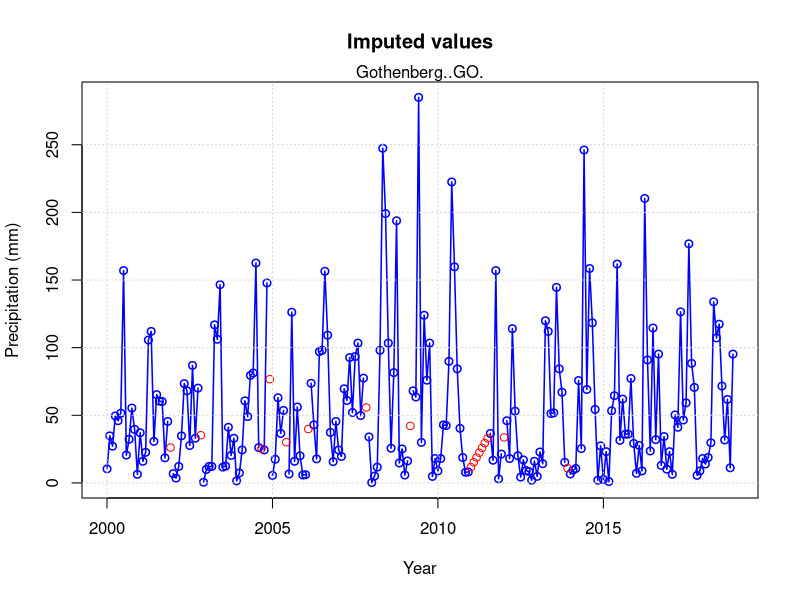
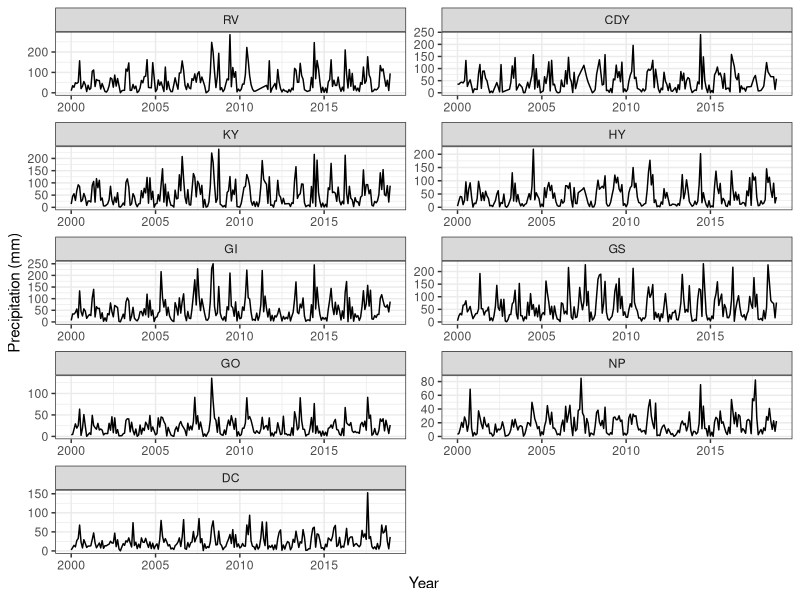

Write R code to recreate these figures, in order.
############----------------Data Processing-------------------------------------------------######
## This program takes the selected precipitation time series with missing values and
## uses linear interpolation to replace the missing values. 
## This program also plots graphs to visualize the original precipitation after using 
## interpolation

## Setting up the project
setwd("C:/Users/Aastha/Desktop/GWProject")
list.of.packages <- c("ggplot2", "forecast","reshape2","dplyr")
new.packages <- list.of.packages[!(list.of.packages %in% installed.packages()[,"Package"])]
if(length(new.packages)) install.packages(new.packages)


## Read the data containing groundwater levels with missing values
prec <- read.csv(file ="Data_Processing/Precipitation_with_missinggaps.csv",header = TRUE)
head(prec)

## Count the missing values
na_count <-sapply(prec, function(y) sum(length(which(is.na(y)))))
(na_count/nrow(prec))*100


library(forecast)
prec_imputed<-c()
for(i in 1:ncol(prec)){
        imp <- na.interp(prec[,i])
        prec_imputed<-cbind(prec_imputed,imp)
}

colnames(prec_imputed)<-c("RV","CDY","KY","HY","GI","GS","GO","NP","DC")

head(prec_imputed)
write.csv(prec_imputed,"Data_Processing/Precipitation_imputed.csv")

# Visualize the imputed values in one of the precipitation stations (units changed from inches to mm)
dat <- prec[,1]*25.4
dates = seq(from = as.Date("2000-01-01"), to = as.Date("2018-12-1"), by = 'month')
imp <- na.interp(dat)
x <- 2000 + (which(is.na(dat))-1)/12 
y <- imp[which(is.na(dat))]

dat.ts<-ts(dat,start=c(2000,1),end=c(2018,12),frequency = 12)
ts.plot(dat.ts,gpars = list(xlab="Year",ylab="Precipitation (mm)"),main = "Imputed values",
        type="o",lwd=1.5,col="blue")
points(x,y,col="red",pch=1,cex=1) 
mtext(colnames(prec)[7])
grid()


## Plot precipitation
## For plotting, change feet to metres
prec_m <- sapply(as.data.frame(prec_imputed), function(y) y*25.4)

dates = seq(from = as.Date("2000-01-01"), to = as.Date("2018-12-1"), by = 'month')
prec_m2 <- data.frame(as.data.frame(prec_m),dates)
colnames(prec_m2)[10]<-"Date"
library(reshape2)
library(ggplot2)
library(dplyr)
prec_m3 <- melt(prec_m2, id.vars = "Date", 
                     variable.name = "Prec", value.name="Amount")
prec_m4 <- prec_m3%>%
        group_by(Date,Prec)

ggplot(data = prec_m4,aes(x = Date, y = Amount)) + 
        geom_line() + facet_wrap(~ Prec, nrow = 6, scales = "free") +
        xlab("Year") + ylab("Precipitation (mm)") + theme_bw()
dev.copy2pdf(file = 'Data_Processing/Precipitation_afterImputation.pdf')
dev.off()

